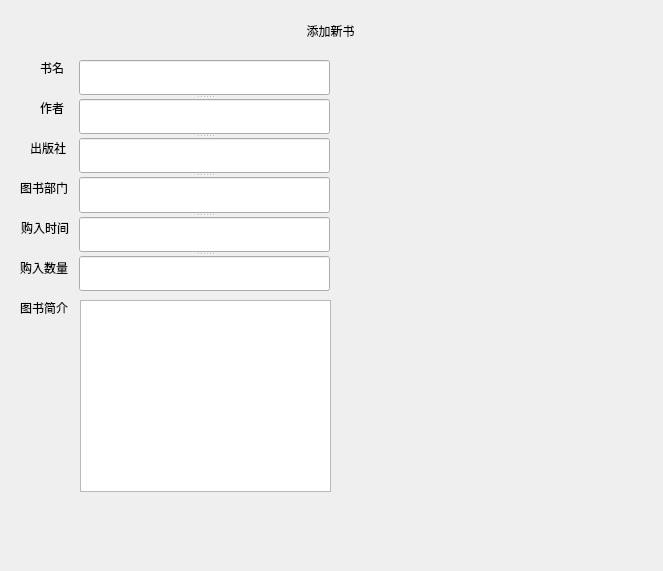
<?xml version="1.0" encoding="UTF-8"?>
<ui version="4.0">
 <class>NewBookDialog</class>
 <widget class="QDialog" name="NewBookDialog">
  <property name="geometry">
   <rect>
    <x>0</x>
    <y>0</y>
    <width>663</width>
    <height>571</height>
   </rect>
  </property>
  <property name="windowTitle">
   <string>Dialog</string>
  </property>
  <widget class="QLabel" name="Label">
   <property name="geometry">
    <rect>
     <x>300</x>
     <y>20</y>
     <width>61</width>
     <height>21</height>
    </rect>
   </property>
   <property name="text">
    <string>添加新书</string>
   </property>
   <property name="alignment">
    <set>Qt::AlignCenter</set>
   </property>
  </widget>
  <widget class="QLabel" name="Label_Title">
   <property name="geometry">
    <rect>
     <x>40</x>
     <y>60</y>
     <width>24</width>
     <height>16</height>
    </rect>
   </property>
   <property name="text">
    <string>书名</string>
   </property>
  </widget>
  <widget class="QLabel" name="Label_Author">
   <property name="geometry">
    <rect>
     <x>40</x>
     <y>100</y>
     <width>24</width>
     <height>16</height>
    </rect>
   </property>
   <property name="text">
    <string>作者</string>
   </property>
  </widget>
  <widget class="QLabel" name="Label_Publisher">
   <property name="geometry">
    <rect>
     <x>30</x>
     <y>140</y>
     <width>36</width>
     <height>16</height>
    </rect>
   </property>
   <property name="text">
    <string>出版社</string>
   </property>
  </widget>
  <widget class="QLabel" name="Label_InTime">
   <property name="geometry">
    <rect>
     <x>21</x>
     <y>220</y>
     <width>48</width>
     <height>16</height>
    </rect>
   </property>
   <property name="text">
    <string>购入时间</string>
   </property>
  </widget>
  <widget class="QLabel" name="Label_Department">
   <property name="geometry">
    <rect>
     <x>20</x>
     <y>180</y>
     <width>48</width>
     <height>16</height>
    </rect>
   </property>
   <property name="text">
    <string>图书部门</string>
   </property>
  </widget>
  <widget class="QLabel" name="Label_Amount">
   <property name="geometry">
    <rect>
     <x>20</x>
     <y>260</y>
     <width>48</width>
     <height>16</height>
    </rect>
   </property>
   <property name="text">
    <string>购入数量</string>
   </property>
  </widget>
  <widget class="QLabel" name="Label_Intro">
   <property name="geometry">
    <rect>
     <x>20</x>
     <y>300</y>
     <width>48</width>
     <height>16</height>
    </rect>
   </property>
   <property name="text">
    <string>图书简介</string>
   </property>
  </widget>
  <widget class="QTextEdit" name="Edit_Intro">
   <property name="geometry">
    <rect>
     <x>80</x>
     <y>300</y>
     <width>251</width>
     <height>192</height>
    </rect>
   </property>
  </widget>
  <widget class="QSplitter" name="splitter">
   <property name="geometry">
    <rect>
     <x>79</x>
     <y>60</y>
     <width>251</width>
     <height>231</height>
    </rect>
   </property>
   <property name="orientation">
    <enum>Qt::Vertical</enum>
   </property>
   <widget class="QLineEdit" name="Edit_Title"/>
   <widget class="QLineEdit" name="Edit_Author"/>
   <widget class="QLineEdit" name="Edit_Publisher"/>
   <widget class="QLineEdit" name="Edit_Department"/>
   <widget class="QLineEdit" name="Edit_InTime"/>
   <widget class="QLineEdit" name="Edit_Amount"/>
  </widget>
 </widget>
 <resources/>
 <connections/>
</ui>
